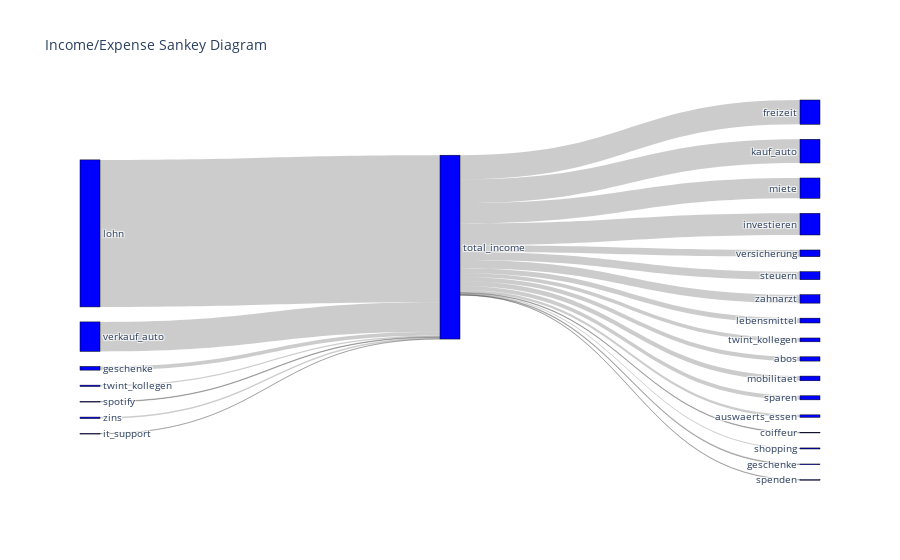

Source (notebook cell):
### Markdown cell above
## Data Visualization

### Code cell
fig = go.Figure(data=[go.Sankey(
    node = dict(
      pad = 15,
      thickness = 20,
      line = dict(color = "black", width = 0.5),
      label = np.concatenate((["total_income"], income_categories, expense_categories)),
      color = "blue"
    ),
    link = dict(
      source = source_arr,
      target = target_arr,
      value = value_arr
  ))])

fig.update_layout(title_text="Income/Expense Sankey Diagram", font_size=10)
fig.show()

### Figure 1 — Plotly figure (JSON) as saved in the notebook; plotly's stock layout.template omitted (floating-point values rounded to 4 significant figures)
{"data": [{"link": {"source": [1, 2, 3, 4, 5, 6, 7, 0, 0, 0, 0, 0, 0, 0, 0, 0, 0, 0, 0, 0, 0, 0, 0, 0], "target": [0, 0, 0, 0, 0, 0, 0, 8, 9, 10, 11, 12, 13, 14, 15, 16, 17, 18, 19, 20, 21, 22, 23, 24], "value": [406.3, 43380.0, 168, 50, 1100, 8700, 438.8, 1128.0, 731.4, 1983.0, 1428.0, 1263.0, 7161.0, 1385.0, 1200, 6000, 180, 2356.0, 6386.0, 309.6, 2496.0, 213.1, 85, 7000]}, "node": {"color": "blue", "label": ["total_income", "twint_kollegen", "lohn", "spotify", "it_support", "geschenke", "verkauf_auto", "zins", "twint_kollegen", "auswaerts_essen", "versicherung", "lebensmittel", "abos", "freizeit", "mobilitaet", "sparen", "miete", "coiffeur", "steuern", "investieren", "shopping", "zahnarzt", "geschenke", "spenden", "kauf_auto"], "line": {"color": "black", "width": 0.5}, "pad": 15, "thickness": 20}, "type": "sankey"}], "layout": {"font": {"size": 10}, "title": {"text": "Income/Expense Sankey Diagram"}}}
